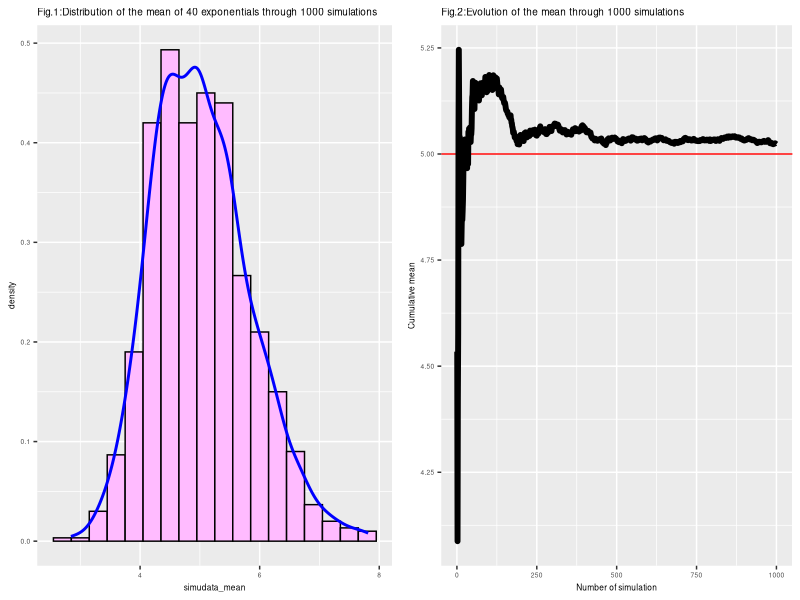
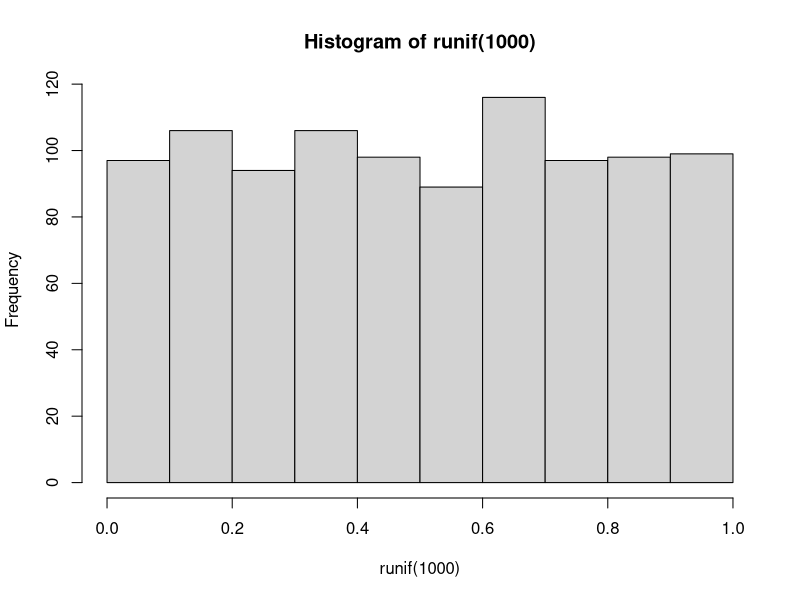
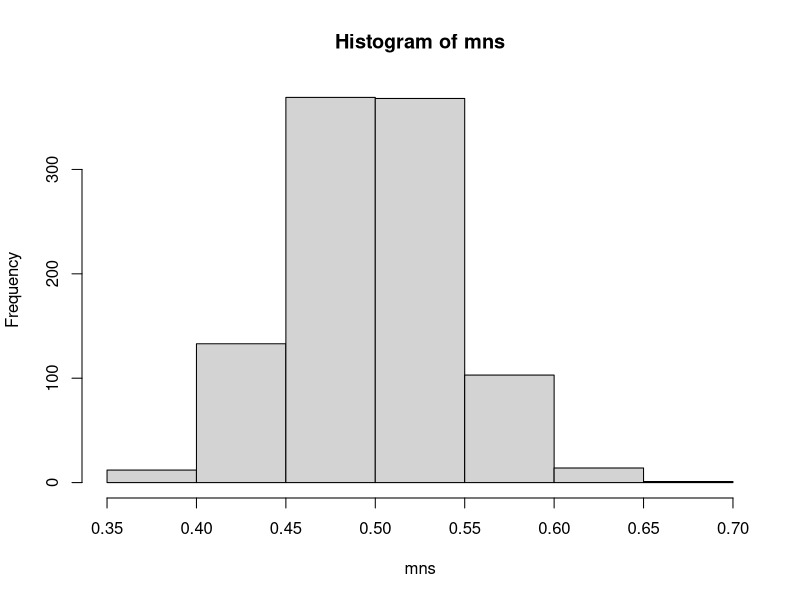
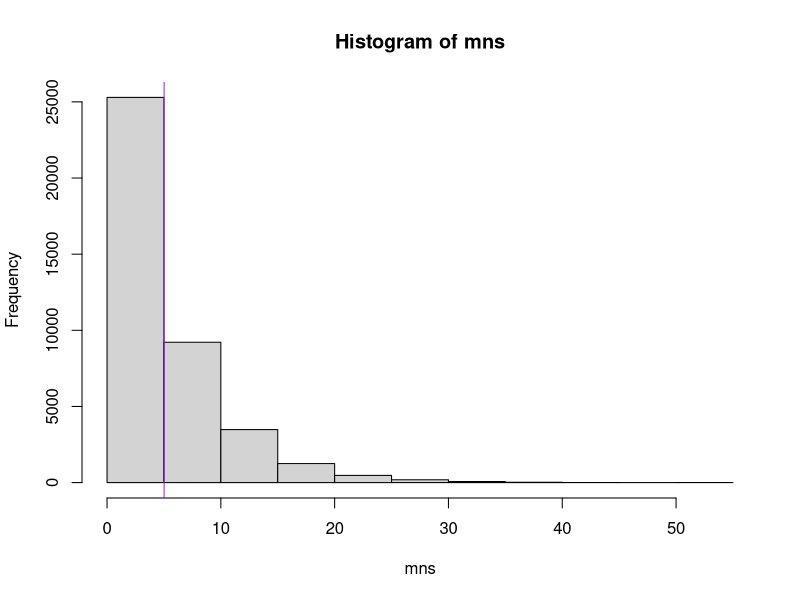
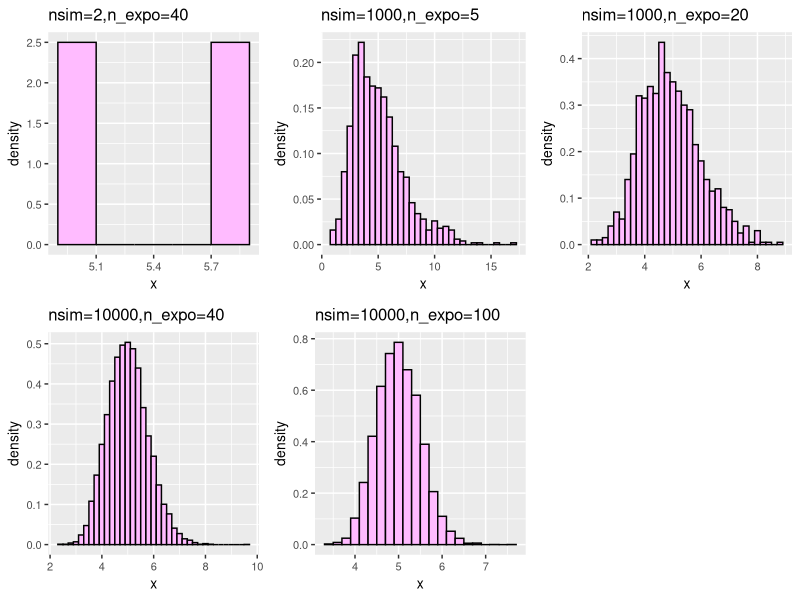

The R script that drew these images, in order:
## ---- chunk 1
nosim <- 1000
n <- 40;
lambda <- 0.2
## create a matrix with 1000 simulations each with 40 rexp generated 
set.seed(123456)
simudata <- matrix(rexp(nosim * n, lambda), nosim);
## get the mean of the 40 distribution, for each simu
simudata_mean <- apply(simudata, 1, mean);
mean(simudata_mean)
var(simudata_mean)
sd(simudata_mean)
library(ggplot2)
plotdata <- data.frame(simudata_mean);
m <- ggplot(plotdata, aes(x = simudata_mean)); 
m <- m + geom_histogram(aes(y=..density..),binwidth=.3, colour="black", fill = "plum1")
m <- m + geom_density(colour="blue", size=1);
m <- m + ggtitle("Fig.1:Distribution of the mean of 40 exponentials through 1000 simulations")
m <- m + theme(text=element_text(size=6))

meantempo<-cumsum(simudata_mean)/(1:nosim)
g <- ggplot(data.frame(x = 1:nosim, y = meantempo), aes(x = x, y = y))
g <- g + geom_hline(colour="red",yintercept = 5) + geom_line(size = 2) 
g <- g + labs(x = "Number of simulation", y = "Cumulative mean")
g <- g + ggtitle("Fig.2:Evolution of the mean through 1000 simulations")
g <- g + theme(text=element_text(size=6))

library(gridExtra)
# arrange both plots
grid.arrange(m,g,ncol=2, nrow=1)
## ---- chunk 2
hist(runif(1000))
## ---- chunk 3
mns = NULL
for (i in 1 : 1000) mns = c(mns, mean(runif(40)))
hist(mns)
## ---- chunk 4
mns=NULL
Lambda<-0.2
n<-40
nosim<-1000
for (i in 1 : nosim) mns = c(mns, rexp(n,Lambda))
hist(mns)
abline(v=mean(mns), col="purple")
mean(mns)
sd(mns)
(1/Lambda)/sqrt(40)
## ---- chunk 5
Lambda = 0.2
n = 40
nSims = 1:2
set.seed(1234)
Means <- data.frame(x = sapply(nSims, function(x) {
    mean(rexp(n, Lambda))
}))

library(ggplot2)
aa<-ggplot(data = Means, aes(x = x)) + geom_histogram(aes(y = ..density..), fill = I("plum1"), binwidth = 0.2, color = I("black"))
aa<- aa + ggtitle("nsim=2,n_expo=40")+ theme(text=element_text(size=10))
## ---- chunk 6
Lambda = 0.2
n = 5
nSims = 1:1000
set.seed(1234)
Means <- data.frame(x = sapply(nSims, function(x) {
    mean(rexp(n, Lambda))
}))

library(ggplot2)
bb<-ggplot(data = Means, aes(x = x))+ geom_histogram(aes(y = ..density..), fill = I("plum1"), binwidth = 0.5, color = I("black"))
bb <- bb + ggtitle("nsim=1000,n_expo=5")+ theme(text=element_text(size=10))
## ---- chunk 7
Lambda = 0.2
n = 20
nSims = 1:1000
set.seed(1234)
Means <- data.frame(x = sapply(nSims, function(x) {
    mean(rexp(n, Lambda))
}))

library(ggplot2)
cc<-ggplot(data = Means, aes(x = x))+ geom_histogram(aes(y = ..density..), fill = I("plum1"), binwidth = 0.2, color = I("black"))
cc <- cc + ggtitle("nsim=1000,n_expo=20") + theme(text=element_text(size=10))
## ---- chunk 8
Lambda = 0.2
n = 40
nSims = 1:10000
set.seed(1234)
Means <- data.frame(x = sapply(nSims, function(x) {
    mean(rexp(n, Lambda))
}))

library(ggplot2)
dd<-ggplot(data = Means, aes(x = x))+ geom_histogram(aes(y = ..density..), fill = I("plum1"), binwidth = 0.2, color = I("black"))
dd <- dd + ggtitle("nsim=10000,n_expo=40")+ theme(text=element_text(size=10))
## ---- chunk 9
Lambda = 0.2
n = 100
nSims = 1:10000
set.seed(1234)
Means <- data.frame(x = sapply(nSims, function(x) {
    mean(rexp(n, Lambda))
}))

library(ggplot2)
ee<-ggplot(data = Means, aes(x = x))+ geom_histogram(aes(y = ..density..), fill = I("plum1"), binwidth = 0.2, color = I("black"))
ee <- ee + ggtitle("nsim=10000,n_expo=100")+ theme(text=element_text(size=10))
## ---- chunk 10
library(gridExtra)
# arrange both plots
grid.arrange(aa,bb,cc,dd,ee,ncol=3, nrow=2)
